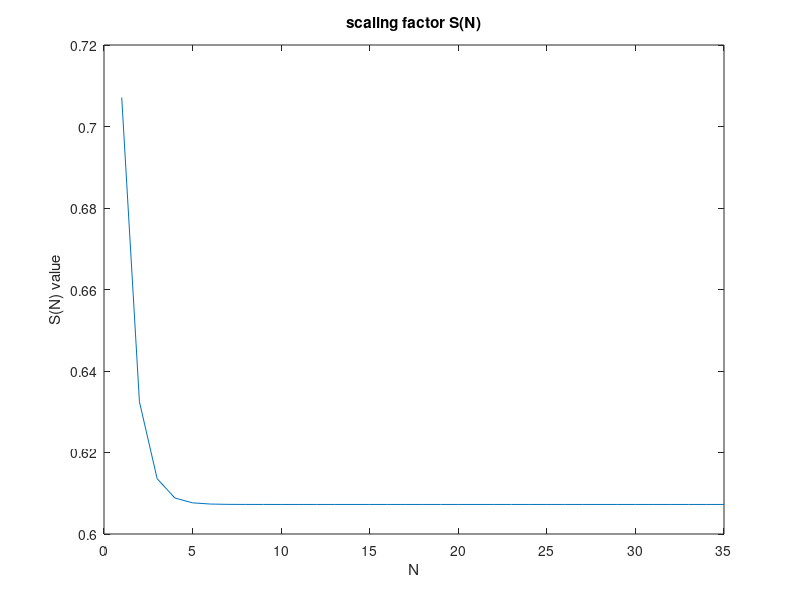

Write MATLAB code to recreate this figure. (Note: this script raises an error after producing the figure.)
%% procedure1 

format long

s_n = ones(1,35);
temp_2 = zeros(1,35);

for i = 1:35
    temp_2(1,i) = 1/(sqrt(1+2^(-2*(i-1))));
end

for i = 1:35
    for j= 1:i
        s_n(1,i) = s_n(1,i)*(temp_2(1,j));
    end
end

one_of_s_n = 1./s_n;

% plot(s_n(1:5));
plot(s_n);
xlabel('N'),ylabel('S(N) value');
title('scaling factor S(N)');

%% procedure 2


clear
clc

beta = mod(5,4)+1;
alpha = zeros(1,11);

for i = 0:10
    alpha(1,i+1) = (5*i+beta)*pi/25;
end

xin = zeros(1,11);
yin = zeros(1,11);
xout = zeros(1,11);
yout = zeros(1,11);

ang = zeros(1,20);
num = zeros(11,1);
shift_ang = zeros(11,20);

for i = 0:10
    xin(1,i+1) = abs(truncation(sin(alpha(1,i+1)), 12));
    yin(1,i+1) = truncation(cos(alpha(1,i+1)), 12);
end

for i =1:11
    
    num(i,1) = 0;
    cnt = 0;
    mu_i = 0;
    x0 = xin(1,i);
    y0 = yin(1,i);
    ang0 = 0;

    for j =1 :20
        
        mu_i = -sign(y0);

        x1 = x0;
        y1 = y0;
        ang1 = ang0;

        x0 = x1 - truncation(mu_i*(2^(-cnt))*y1, 12);
        y0 = truncation( mu_i*(2^(-cnt))*x1, 12) + y1;
        ang0 = ang1 - mu_i*atan(2^(-cnt));

        shift_ang(i,j) = abs(mu_i*atan(2^(-cnt))); % |位移角度|
        cnt = cnt+1;
        num(i,1) = num(i,1)+1;

        xout(i,j) = x0; % x0 每一次旋轉的變化紀錄
        yout(i,j) = y0; % y0 每一次旋轉的變化紀錄
        ang(i,cnt) = ang0; % angle 每一次旋轉的變化紀錄

    end
end


%% procedure 3
% average phase error


clear
clc

beta = mod(5,4)+1;
alpha = zeros(1,11);

for i = 0:10
    alpha(1,i+1) = (5*i+beta)*pi/25;
end

xin = zeros(1,11);
yin = zeros(1,11);
xout = zeros(1,11);
yout = zeros(1,11);
out_angle =zeros(1,11);
phase_error = zeros(11,20);
% avg_phase_err = zeros(11,1);
float_error = zeros(1,11);

ang = zeros(1,20);
num = zeros(11,1);

for i = 0:10
    xin(1,i+1) = abs(truncation(sin(alpha(1,i+1)), 12));
    yin(1,i+1) = truncation(cos(alpha(1,i+1)), 12);
    out_angle(1,i+1) = atan(yin(1,i+1)/xin(1,i+1));
end

for i =1:11
    num(i,1) = 0;
    cnt = 0;
    mu_i = 0;
    x0 = xin(1,i);
    y0 = yin(1,i);
    ang0 = 0;

%     while(true)
    for k= 1:20
        mu_i = -sign(y0);

        x1 = x0;
        y1 = y0;
        ang1 = ang0;

        x0 = x1 - truncation(mu_i*(2^(-cnt))*y1, 12);
        y0 = truncation( mu_i*(2^(-cnt))*x1, 12) + y1;
        ang0 = ang1 - mu_i*atan(2^(-cnt));
        
        %
        cnt = cnt+1;
        num(i,1) = num(i,1)+1;

        xout(i,cnt) = x0;
        yout(i,cnt) = y0;
        ang(i,cnt) = ang0;

        phase_error(i,cnt) = abs(out_angle(1,i)-ang0); %)-abs( 
        float_error(1,i) = abs(out_angle(1,i)-ang0);

%         if (abs(atan(y0/x0))< (0.4*2^(-9)))
%             break
%         end
    end
end
avg_phase_err = mean(phase_error);
% avg_cnt = 1;
% while(true)
for avg_cnt = 1:20
    if((avg_phase_err(1,avg_cnt)) <(0.4*2^(-9)))
        break
    end
%     avg_cnt= avg_cnt+1;
end

plot(avg_phase_err)
set(gca, 'YScale', 'log')
title('The average phase error');
xlabel('numbers of micro-rotations 𝑁'), ylabel('the average phase errors')
yline(0.4*2^(-9),'-r','0.4*2 ^-^9')

%% procedure 3_2

clear
clc

beta = mod(5,4)+1;
alpha = zeros(1,11);

for i = 0:10
    alpha(1,i+1) = (5*i+beta)*pi/25;
end

xin = zeros(1,11);
yin = zeros(1,11);

xout = zeros(1,11);
yout = zeros(1,11);
out_angle =zeros(1,11);

ang = zeros(1,20);
num = zeros(11,1);

for i = 0:10
    xin(1,i+1) = abs(truncation(sin(alpha(1,i+1)), 12));
    yin(1,i+1) = truncation(cos(alpha(1,i+1)), 12);
    out_angle(1,i+1) = atan(yin(1,i+1)/xin(1,i+1));
end
for k =1:20
    for i =1:11
        num(i,1) = 0;
        cnt = 0;
        mu_i = 0;
        x0 = xin(1,i);
        y0 = yin(1,i);
        ang0 = 0;
    
%         while(true)
          for m = 1:11
            mu_i = -sign(y0);
    
            x1 = x0;
            y1 = y0;
            ang1 = ang0;
    
            x0 = x1 - truncation(mu_i*(2^(-cnt))*y1, 12);
            y0 = truncation( mu_i*(2^(-cnt))*x1, 12) + y1;
            ang0 = ang1 - truncation(mu_i*atan(2^(-cnt)),k);
            
            %
            cnt = cnt+1;
            num(i,1) = num(i,1)+1;
    
            xout(i,cnt) = x0;
            yout(i,cnt) = y0;
            ang(i,cnt) = ang0;


      
%             if (abs(atan(y0/x0))< (0.4*2^(-9)))
%                 break
%             end
          end
          phase_error(i,k) = abs(out_angle(1,i)-ang0);

    end
end
avg_phase_err = mean(phase_error);

% avg_cnt = 1;
% while(true)
for avg_cnt = 1:20
    if((avg_phase_err(1,avg_cnt)) <(0.4*2^(-9)))
        break
    end
%     avg_cnt= avg_cnt+1;
end


plot(avg_phase_err)
set(gca, 'YScale', 'log')
title('The average phase error versus different elementary angles');
yline(0.4*2^(-9),'-r','0.4*2 ^-^9')

xlabel('bits'), ylabel('the average phase errors')


%% procedure 4
% magnitude error

clear
clc

beta = mod(5,4)+1;
alpha = zeros(1,11);

for i = 0:10
    alpha(1,i+1) = (5*i+beta)*pi/25;
end

xin = zeros(1,11); 
yin = zeros(1,11);

xout = zeros(11,11); % save x states
yout = zeros(11,11); % save y states
mag_error = zeros(11,20); % save magnitude errors

ang = zeros(1,20); % save angle states
num = zeros(11,1); % to count the times that roate the angle

for i = 0:10
    xin(1,i+1) = abs(truncation(sin(alpha(1,i+1)), 12));
    yin(1,i+1) = truncation(cos(alpha(1,i+1)), 12);
end

for i =1:11
    
    num(i,1) = 0;
    cnt = 0;
    mu_i = 0;
    x0 = xin(1,i);
    y0 = yin(1,i);
    ang0 = 0;

    %     while(true)
    for k= 1:20
        % to rotate the angle
        mu_i = -sign(y0);

        x1 = x0;
        y1 = y0;
        ang1 = ang0;

        x0 = x1 - truncation(mu_i*(2^(-cnt))*y1, 12);
        y0 = truncation( mu_i*(2^(-cnt))*x1, 12) + y1;
        ang0 = ang1 - mu_i*atan(2^(-cnt));

        cnt = cnt+1;
        num(i,1) = num(i,1)+1;
        
        % to save the rotation result
        xout(i,cnt) = x0;
        yout(i,cnt) = y0;
        ang(i,cnt) = ang0;
        mag_error(i,cnt) = (sqrt((x0^2)+(y0^2))-abs(x0))/sqrt((x0^2)+(y0^2));
%         if (mag_error(i,cnt)< 0.002)
%             break
%         end
    end
end
avg_magnitude_err = mean(mag_error);
avg_cnt = 1;
while(true)
    
    if((avg_magnitude_err(1,avg_cnt)) <0.002)
        break
    end
    avg_cnt= avg_cnt+1;
end

plot(avg_magnitude_err)
set(gca, 'YScale', 'log')
yline(0.002,'-r','0.2%')

%% procedure 5
% shift-and-add operation

clear
clc

format long

s_n = ones(1,35);       % s1.14 (16 bits)
temp_2 = zeros(1,35);

for i = 1:35
    temp_2(1,i) = 1/(sqrt(1+2^(-2*(i-1))));
end
for i = 1:35
    for j= 1:i
        s_n(1,i) = s_n(1,i)*(temp_2(1,j));
    end
end

one_of_s_n = 1./s_n;
trun_sn = 2^14 * truncation(s_n, 14);

bin_sn = dec2bin(trun_sn);

the_sn = bin_sn(11,:);
num_sn = zeros(1, length(the_sn)) ;

for i=1:length(the_sn)
    if(the_sn(i)=='1')
        num_sn(i) = 1;
    else
        num_sn(i) = 0;
    end
end

b =0;
b_min_one = '0';
g = 0;
b_n = the_sn(1);

si = zeros(1, length(the_sn));
gi = zeros(1, 1+length(the_sn));
one_or_min_one = zeros(1, length(the_sn));

ci = zeros(1, length(the_sn));

% for i = 1: length(the_sn)
%     
% end

%% procedure 6

clear
clc


elementary_angles = zeros(1,14);
elementary_angles_out = zeros(1,14);

for i = 1:12
    elementary_angles(1,i) = atan(1/(2^(i-1)));
    elementary_angles_out(1,i) = 2^(14) * truncation( atan(1/(2^(i-1))), 14);
end